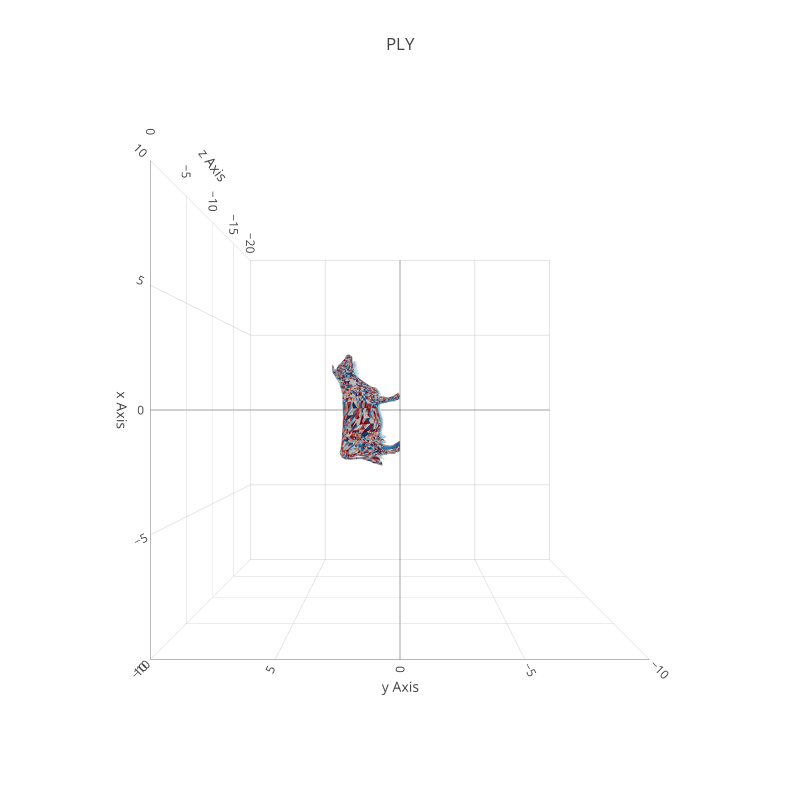

This figure's notebook cell:
### Markdown cell above
### Plot!

### Code cell
from trimesh import *

cowSurf = plotly_trisurf(x,y,z, faces_pt_3v, plot_edges=None)

projSurf = gd_profSurf(x2,y2,z,-1, faces_pt_3v, plot_edges=None)

        
axis=dict(showbackground=False,
          showline=True,  
          zeroline=True,
          showgrid=True,
          showticklabels=True,
          title='' 
          )

layout = Layout(title="PLY", 
                width=800,
                height=800,
                showlegend=False,
                scene=Scene(aspectmode='manual',
                            aspectratio=dict(x=1, y=1, z=1),
                            xaxis=dict(range=[-10, 10], title='x Axis'),
                            yaxis=dict(range=[-10, 10], title='y Axis'),
                            zaxis=dict(range=[-20,0], title='z Axis'),
                            camera = dict(
                                up=dict(x=1, y=0, z=0),
                                center=dict(x=0, y=0, z=0),
                                eye=dict(x=0, y=0, z=2)
                            ),

                           ),
                margin=Margin(t=100),
                hovermode='closest',
                
                )
data = [cowSurf[0],projSurf[0]]
fig=Figure(data=data, layout=layout)
iplot(fig)

### Figure 1 — Plotly figure (JSON) as saved in the notebook; plotly's stock layout.template omitted (floating-point values rounded to 4 significant figures; data arrays with more than 128 entries replaced by an {"elided": "..."} marker saying what was removed)
{"data": [{"facecolor": {"elided": "5804 str values"}, "i": {"elided": "5804 int values"}, "j": {"elided": "5804 int values"}, "k": {"elided": "5804 int values"}, "name": "", "type": "mesh3d", "x": {"elided": "2903 float values"}, "y": {"elided": "2903 float values"}, "z": {"elided": "2903 float values"}}, {"facecolor": {"elided": "5804 str values"}, "i": {"elided": "5804 int values"}, "j": {"elided": "5804 int values"}, "k": {"elided": "5804 int values"}, "name": "", "type": "mesh3d", "x": {"elided": "2903 float values"}, "y": {"elided": "2903 float values"}, "z": {"elided": "2903 int values"}}], "layout": {"height": 800, "hovermode": "closest", "margin": {"t": 100}, "scene": {"aspectmode": "manual", "aspectratio": {"x": 1, "y": 1, "z": 1}, "camera": {"center": {"x": 0, "y": 0, "z": 0}, "eye": {"x": 0, "y": 0, "z": 2}, "up": {"x": 1, "y": 0, "z": 0}}, "xaxis": {"range": [-10, 10], "title": "x Axis"}, "yaxis": {"range": [-10, 10], "title": "y Axis"}, "zaxis": {"range": [-20, 0], "title": "z Axis"}}, "showlegend": false, "title": "PLY", "width": 800}}
